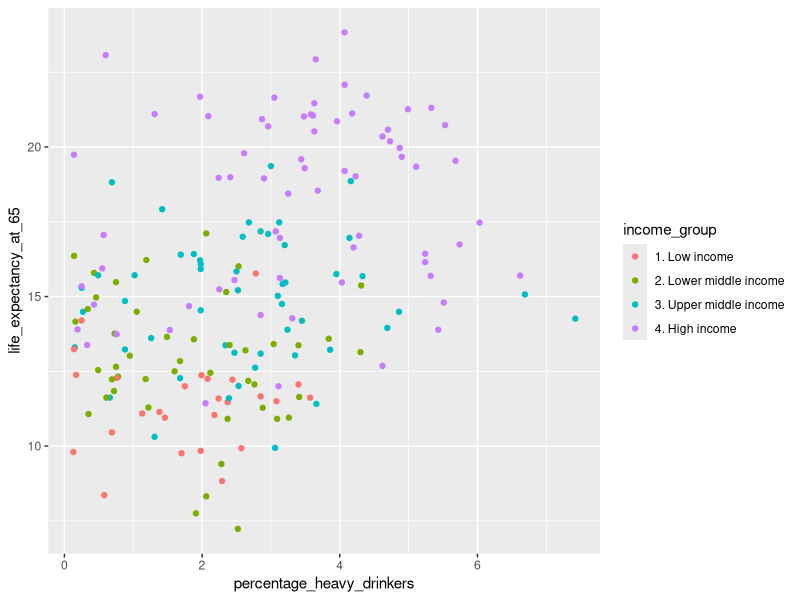
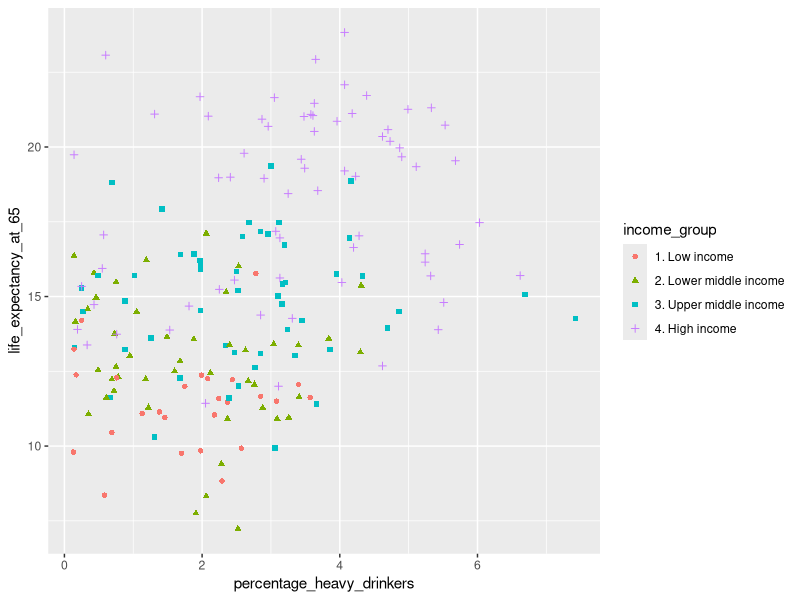
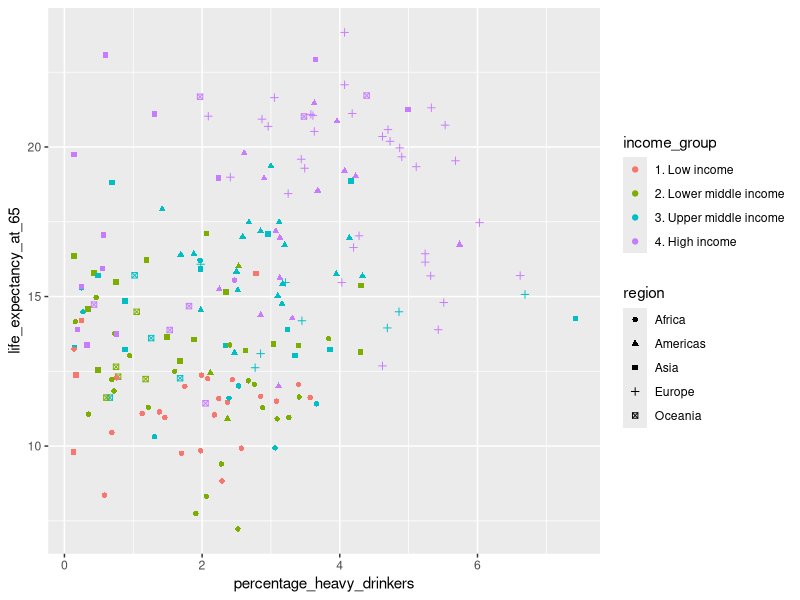
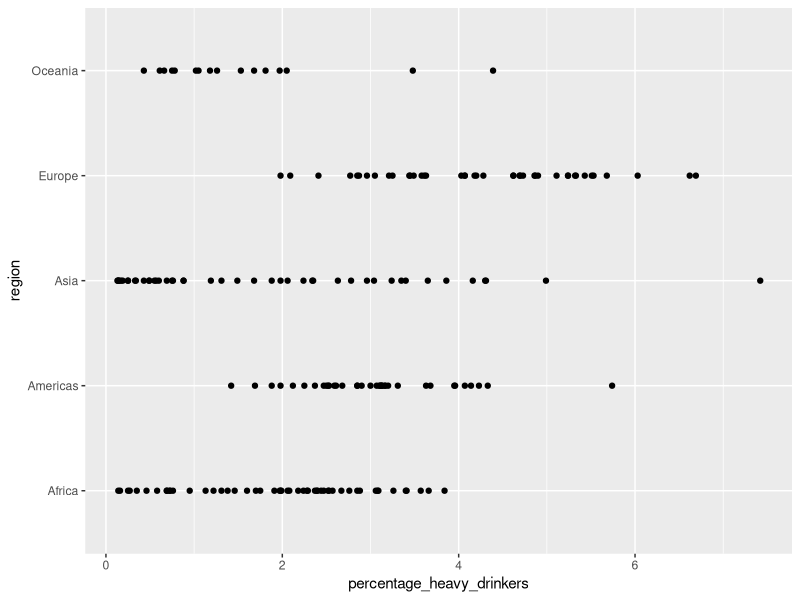
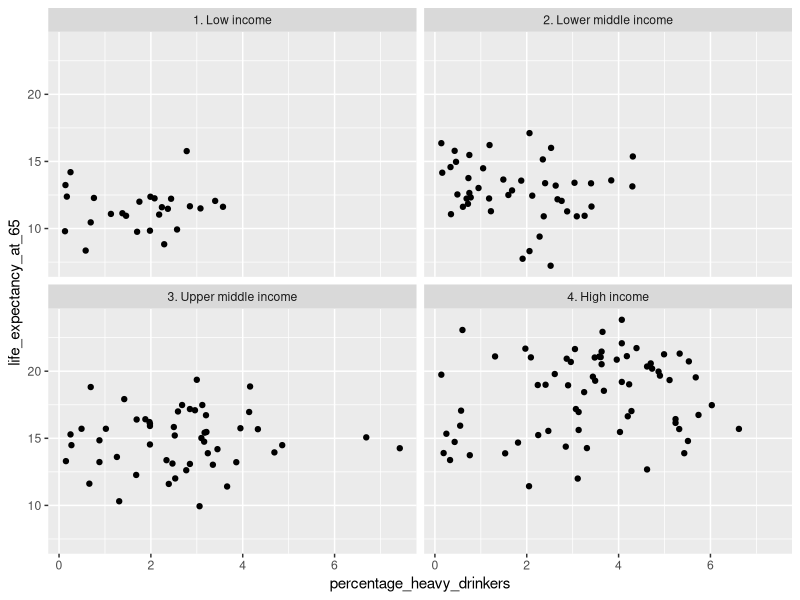
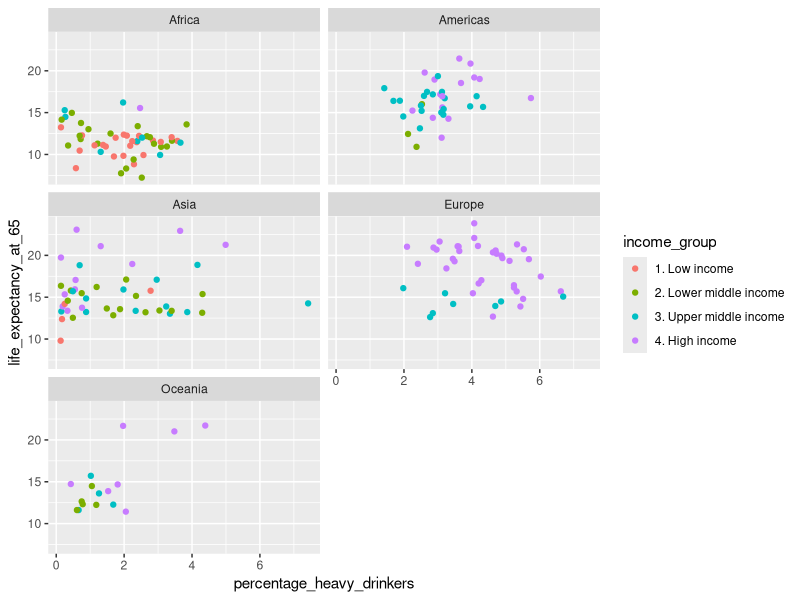

The R script that drew these images, in order:
## ---- chunk 1
#| label: income-color-gg
#| message: false
#| slide-show: both
#| slide-title: Color
library(tidyverse)

income_df <- read_csv('data/income_lifeexp_alcohol.csv')

ggplot(income_df, aes(
        x = percentage_heavy_drinkers,
        y = life_expectancy_at_65,
        color = income_group
    )) +
    geom_point()
## ---- chunk 2
#| label: income-shape-gg
#| slide-show: both
#| slide-title: Combining shape and color — ggplot
ggplot(income_df) +
    aes(
        x = percentage_heavy_drinkers,
        y = life_expectancy_at_65,
        color = income_group,
        shape = income_group
    ) +
    geom_point()
## ---- chunk 3
#| label: income-region-gg
ggplot(income_df) +
    aes(
        x = percentage_heavy_drinkers,
        y = life_expectancy_at_65,
        color = income_group,
        shape = region
    ) +
    geom_point()
## ---- chunk 4
#| label: region-position-gg
#| slide-show: both
#| slide-title: Giving each group its own lane — ggplot
ggplot(income_df) +
    aes(
        x = percentage_heavy_drinkers,
        y = region,
    ) +
    geom_point()
## ---- chunk 5
#| label: income-facets-gg
#| slide-show: both
#| slide-title: Faceting by income — ggplot
ggplot(income_df) +
    aes(
        x = percentage_heavy_drinkers,
        y = life_expectancy_at_65
    ) +
    geom_point() +
    facet_wrap(vars(income_group), ncol = 2)
## ---- chunk 6
#| label: region-facets-gg
#| slide-title: Grouping within facets
#| slide-show: output
ggplot(income_df) +
    aes(
        x = percentage_heavy_drinkers,
        y = life_expectancy_at_65,
        color = income_group
    ) +
    geom_point() +
    facet_wrap(vars(region), ncol = 2)
